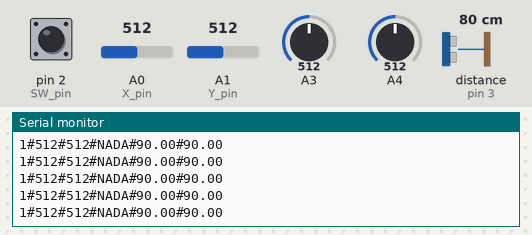
This sketch was run on a simulated Arduino Uno, built with avr-gcc and run on an emulated ATmega328P. Parts: the last lines printed to the serial monitor. Wiring (inferred from the names in the program): ultrasonic range finder: trigger pin 4; echo pin 3. The inputs (shaded band) are chosen by the test bench; at power-on: distance to the obstacle (sensor on pin 3) 80 cm, A3 = 512, A1 (Y_pin) = 512, pin 2 (SW_pin) HIGH, A0 (X_pin) = 512, A4 = 512. The echo pulse lasts 58.3 µs per cm.

Above: at 1.2 s.
1.3 s: distance to the obstacle (sensor on pin 3) set to 18 cm
4.3 s: distance to the obstacle (sensor on pin 3) set to 14 cm
At 5.2 s:
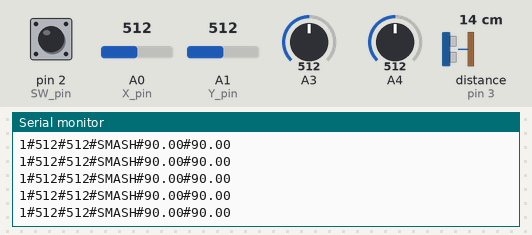
6.2 s: A3 set to 558
At 7.1 s:
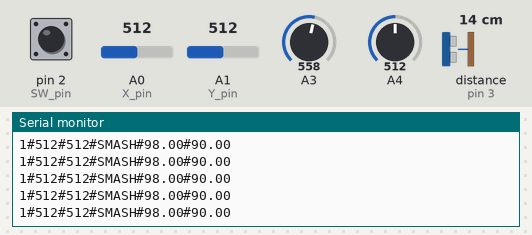
9.2 s: A3 set to 587
At 9.7 s:
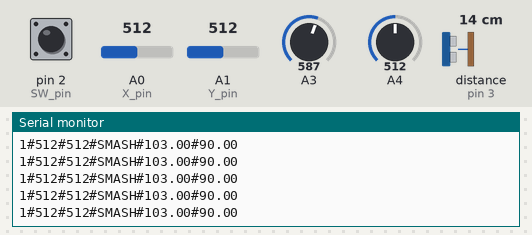
15.2 s: A1 (Y_pin) set to 107
At 16.0 s:
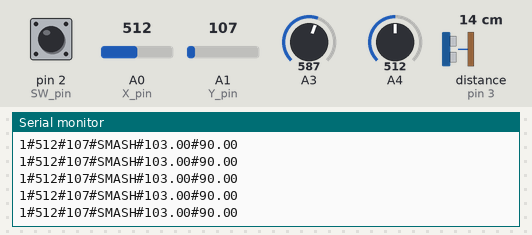
18.2 s: A1 (Y_pin) set to 90
At 19.2 s:
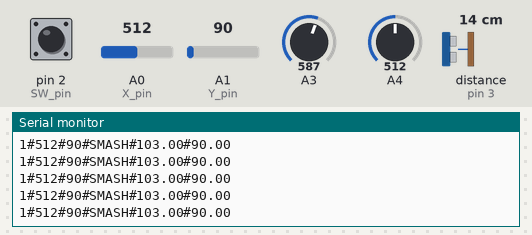
Timing chart, 0 to 21.2 s (numbered marks = the images above; inputs shaded):
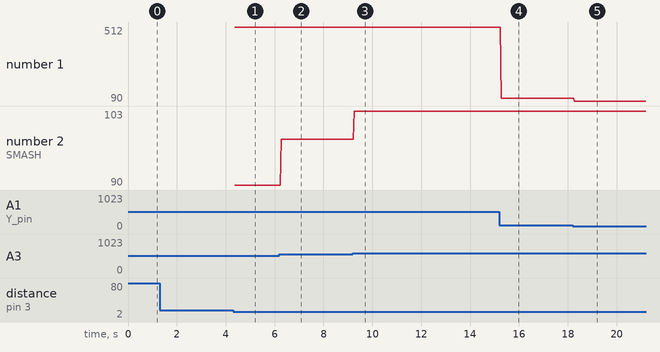

The sketch:

ProyectoFinalTorturaGame.ino
```cpp
int trigger = 4;//salida
int echo = 3;//entrada
int tiempo = 0;
float distancia = 0;
float distanciaAnterior = 0;


int SW_pin = 2; // digital pin connected to switch output
int X_pin = 0; // analog pin connected to X output
int Y_pin = 1; // analog pin connected to Y output
bool paraPrimeraVez = true;

bool ultrasonic = false;
int cambioultrasonic = 0;


float analogicH_valor = 0;
float analogicM_valor = 0;

void setup() {
  pinMode(SW_pin, INPUT);
  digitalWrite(SW_pin, HIGH);

  pinMode(trigger,OUTPUT);
  pinMode(echo,INPUT);
  digitalWrite(trigger,LOW);
  Serial.begin(9600);

}

void loop() {
  //JOYSTICK
    int Press = digitalRead(SW_pin);
    int X = analogRead(X_pin);
    int Y = analogRead(Y_pin);
    Serial.print(String(Press)+"#");
    //"X-axis
    Serial.print(String(X)+"#");
    //Y-axis
    Serial.print(String(Y)+"#");


  //ULTRASONICO
  digitalWrite(trigger,HIGH);
  delayMicroseconds(5);
  digitalWrite(trigger,LOW);

  tiempo = pulseIn(echo,HIGH);
  distancia = 0.0173*tiempo;

  //Serial.println(distancia);
  if(distancia < 15 && distancia>0)
  {
    Serial.print("SMASH#");
  }
  else
  {
    Serial.print("NADA#");
    }


  //POTENCIOMETRO
  analogicH_valor = map(analogRead(A3),0,1023,0,180);
  analogicM_valor= map(analogRead(A4),0,1023,0,180);
  Serial.print(String(analogicH_valor)+"#");
  Serial.println(analogicM_valor);


}
```

Measured:
- the behaviour switches between 16 and 15 cm on distance to the obstacle (sensor on pin 3) (found by bisection; images 0 and 1)
- after the input at 4.3 s, the serial monitor: prints a new line after 0.07 s (image 1)
- after the input at 6.2 s, the serial monitor: prints a new line after 0.07 s (image 2)
- after the input at 9.2 s, the serial monitor: prints a new line after 0.05 s (image 3)
- after the input at 15.2 s, the serial monitor: prints a new line after 0.08 s (image 4)
- after the input at 18.2 s, the serial monitor: prints a new line after 0.07 s (image 5)
- plotted number 1: 512 → 107 after the input at 15.2 s
- plotted number 2: 90 → 98 after the input at 6.2 s, 98 → 103 after the input at 9.2 s
